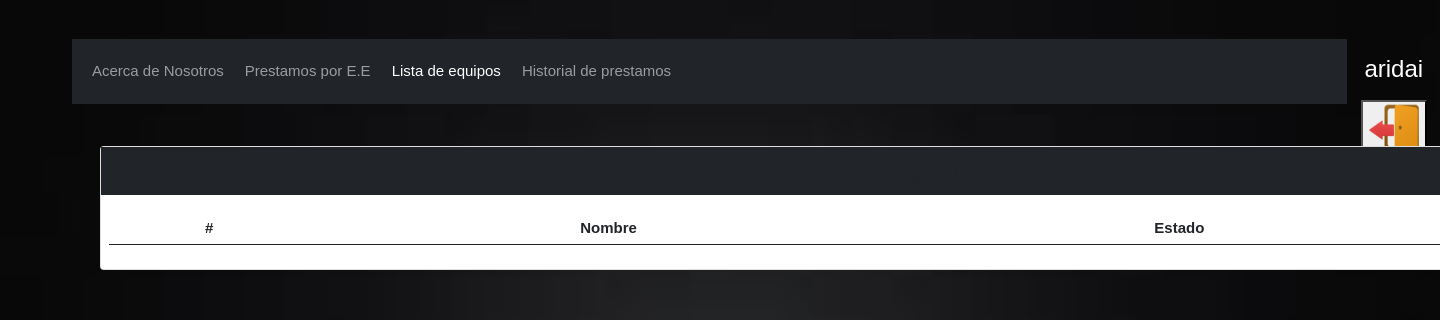
Page /ProyectoTW/profesor/equipos/equipos.php (signed in) on the earlier database version.
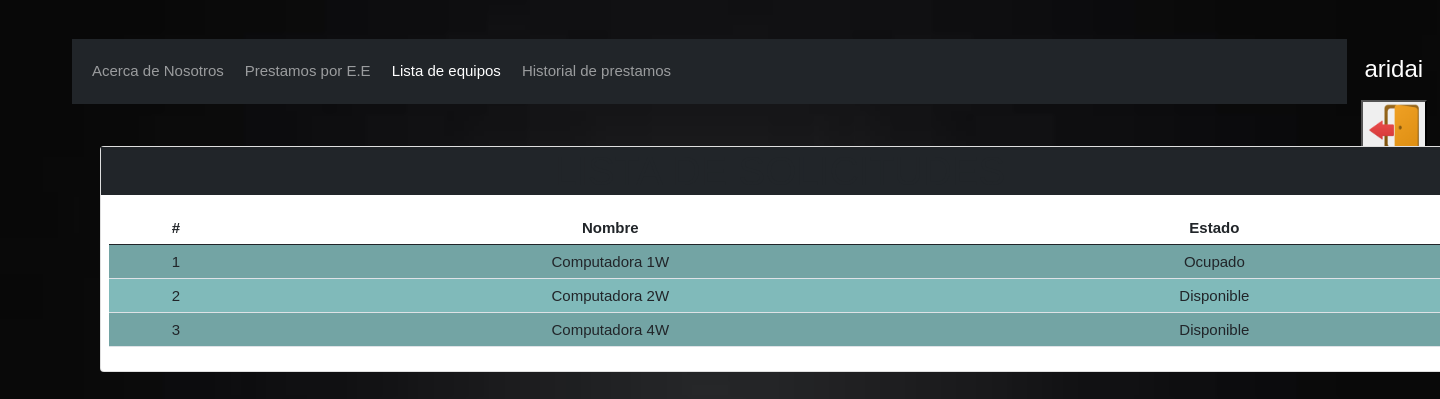
Same page on the later database version.
### tables this page shows
CREATE TABLE `computadora` (
  `id` int(11) NOT NULL,
  `ip` varchar(50) NOT NULL,
  `nombre` varchar(100) NOT NULL,
  `estado` varchar(50) NOT NULL
);

### ProyectoTW/profesor/equipos/equipos.php (the view, shortened to what this page needs)
<?php
    include_once "conexion.php";
    $sentencia = $bd -> query("select * from computadora");
    $solicitud= $sentencia->fetchAll(PDO::FETCH_OBJ);
?>
<!DOCTYPE html>
<html lang="en">
<head>
    <link href="https://cdn.jsdelivr.net/npm/bootstrap@5.0.2/dist/css/bootstrap.min.css" rel="stylesheet">
    <link rel="stylesheet" href="../css/estilos.css">
</head>
<body>
    <div class="usuario">
        <?php
        $usuario = $_SESSION['username'];
        echo "<p><h4>$usuario</h4></p>";
        ?>
        <figure>
            <button type="button" onclick="document.location='logout.php'"> <img src="../img/logout.png" height="50px" width="50px"> </button>
            <figcaption>Cerrar Sesión</figcaption>
        </figure>
    </div>
    <div class="container" role="main">
        <div class="c1">
            <div class="menu">
                <nav class="navbar navbar-expand-lg navbar-dark bg-dark">
                    <div class="container-fluid">
                        <div class="collapse navbar-collapse" id="navbarNav">
                            <ul class="navbar-nav">
                            <li class="nav-item">
                                    <a class="nav-link" href="../../login/welcome3.php">Acerca de Nosotros</a>
                                </li>
                                <li class="nav-item">
                                    <a class="nav-link" href="../prestamosEE/prestamos.php?materia=todas">Prestamos por E.E</a>
                                </li>
                                <li class="nav-item">
                                    <a class="nav-link active" aria-current="page" href="#">Lista de equipos</a>
                                </li>
                                <li class="nav-item">
                                    <a class="nav-link" href="../prestamosEE/prestamosA.php?dia=todos">Historial de prestamos</a>
                                </li>
                            </ul>
                        </div>
                    </div>
                </nav>
            </div>
        </div>
<div class="card-body">
    <div class="row justify-content-left">
        <div class="col-md-7">
            <div class="card" style="width: 85rem;">
            <h1 class="p-6 bg-dark" >LISTA DE SOLICITUDES</h1>
                <div class="p-2">
                    <table class="table lign-self-* ">
                        <thead>
                            <tr>
                                <th scope="col">#</th>
                                <th scope="col">Nombre</th>
                                <th scope="col">Estado</th>
                            </tr>
                        </thead>
                        <tbody>
                            <?php
                                foreach($solicitud as $dato){
                            ?>
                            <tr>
                                <td scope="row"><?php echo $dato->id; ?></td>
                                <td><?php echo $dato->nombre; ?></td>
                                <td><?php echo $dato->estado; ?></td>
                                </tr>
                                <?php
                                    }
                                ?>
                        </tbody>
                    </table>
                </div>
            </div>
        </div>
    </div>
</div>
    </div>
</body>
</html>

Differences in the rows shown:
added computadora: id "1", nombre "Computadora 1W", estado "Ocupado"
added computadora: id "2", nombre "Computadora 2W", estado "Disponible"
added computadora: id "3", nombre "Computadora 4W", estado "Disponible"
